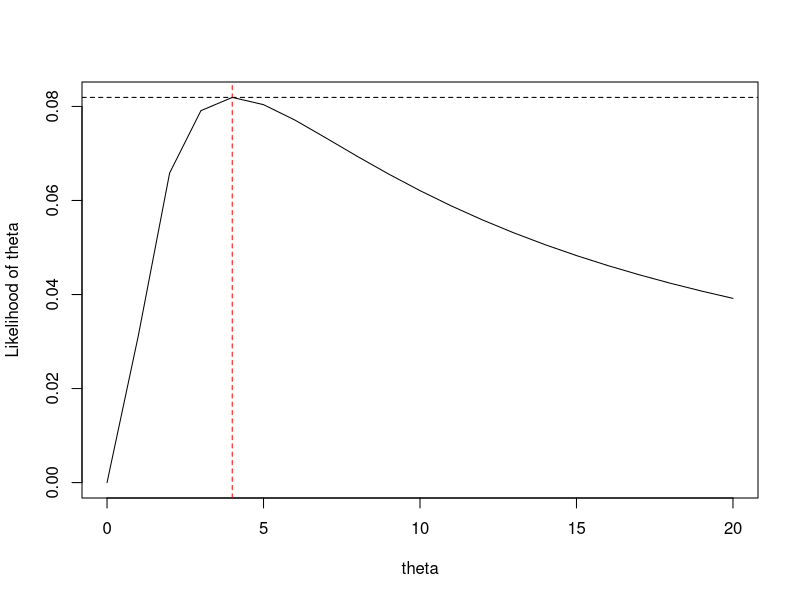

R code for this plot:
## ---- chunk 1
#Exercise 5.1

# we again define the Fst function:

wahlund_effect <- function(matrix){
  h_s_ = vector()
  fs = vector()

  for(i in 1:dim(matrix)[1]){
    fs[i] = sum(matrix[i,1] + matrix[i,2]/2)/sum(matrix[i,])
  }
  N = length(fs)
  
  for(i in seq_along(fs)){
    h_s_[i] = 2*fs[i]*(1- fs[i])
  }
  
  f_A = sum(fs)/N
  h_s <- sum(h_s_)/N

  if(N == 2){
    h_t = sum(fs)*(1-(sum(fs)/N))
  }
  else{
  h_t = 2*f_A*(1-f_A)
  }
  FST = (h_t - h_s)/h_t
  combined = c(FST, h_s, h_t)
  print('Fst h_S h_T')
  return(combined)
}

# then, just as in exercise 4.7, we apply (4.21) to obtain:
#Time = 2*FST[1]/(1- FST[1])

# we calculate Fst and then coalescent time:
pop1 = c(12, 22, 6)
names(pop1) = c('AA', 'Aa', 'aa')
pop2 = c(32, 6, 2)
names(pop2) = c('AA', 'Aa', 'aa')
pop_new2 = rbind(pop1, pop2)

FST = wahlund_effect(pop_new2)

Time = 2*FST[1]/(1- FST[1])
two_N = 10000
r_year = 5

# and convert to years time:
print("")
print("Divergence years:")
Time*two_N*r_year
## ---- chunk 2
#Exercise 5.2

# see textbook for figure
# position 1: A->C
# position 2: C->G
# position 3: A->T/T->A
# position 4: G->C
# position 5: C->T
# position 6: n/a
# position 7: A->G/G->A

## ---- chunk 3
#Exercise 5.3

#a. Tree A - the two lineages diverge deep in time to give rise to the two populations

#b. B - multiregional (extensive admixture, no clear phylogenetic division between pop1 and pop2)
#   E - OoA (monophyletic population diverging from ancestral lineage, but showing some degree of deep relatedness to specific lineages within the latter)

#c. A, D, E (no admixture) and F (ancient admixture)

## ---- chunk 4
# Exercise 5.4

# Theta likelihood function:

theta = seq(from = 0, to = 20)
Pr = ((1/(1 + theta))*(theta/(1 + theta))^4)
names(Pr) = theta

# These are all the probabilities for the given thetas. We plot it:
plot(theta, Pr, type = 'l', ylab = 'Likelihood of theta')

# Watterson's estimator:
n = 2
d = 4
theta_w = 2*d/n*(n- 1) # number of differences divided by the number of combinations
abline(v = theta_w, col = 'red', lty = 2)
max_likelihood = max(Pr)
abline(h = max_likelihood, col = 'black', lty = 2)

## ---- chunk 5
# Exercise 5.5
# The posterior probability of observing genotype aa is:
# probability of observing genotype aa given it comes from pop1*probability of being in this region / probability of observing genotype aa given it #comes from pop1*probability of being in this region + probability of observing genotype aa given it comes from pop2*probability of being in this region

# 5.5 a
pop_new2

p1 = p2 = 0.5
faa_1 = pop_new2[1,3]
faa_2 = pop_new2[2,3]
(pos1 = faa_1*p1/(faa_1*p1 + faa_2*p2))

# 5.5 b
p1 = 0.1
p2 = 0.9
(pos2 = faa_1*p1/(faa_1*p1 + faa_2*p2))
